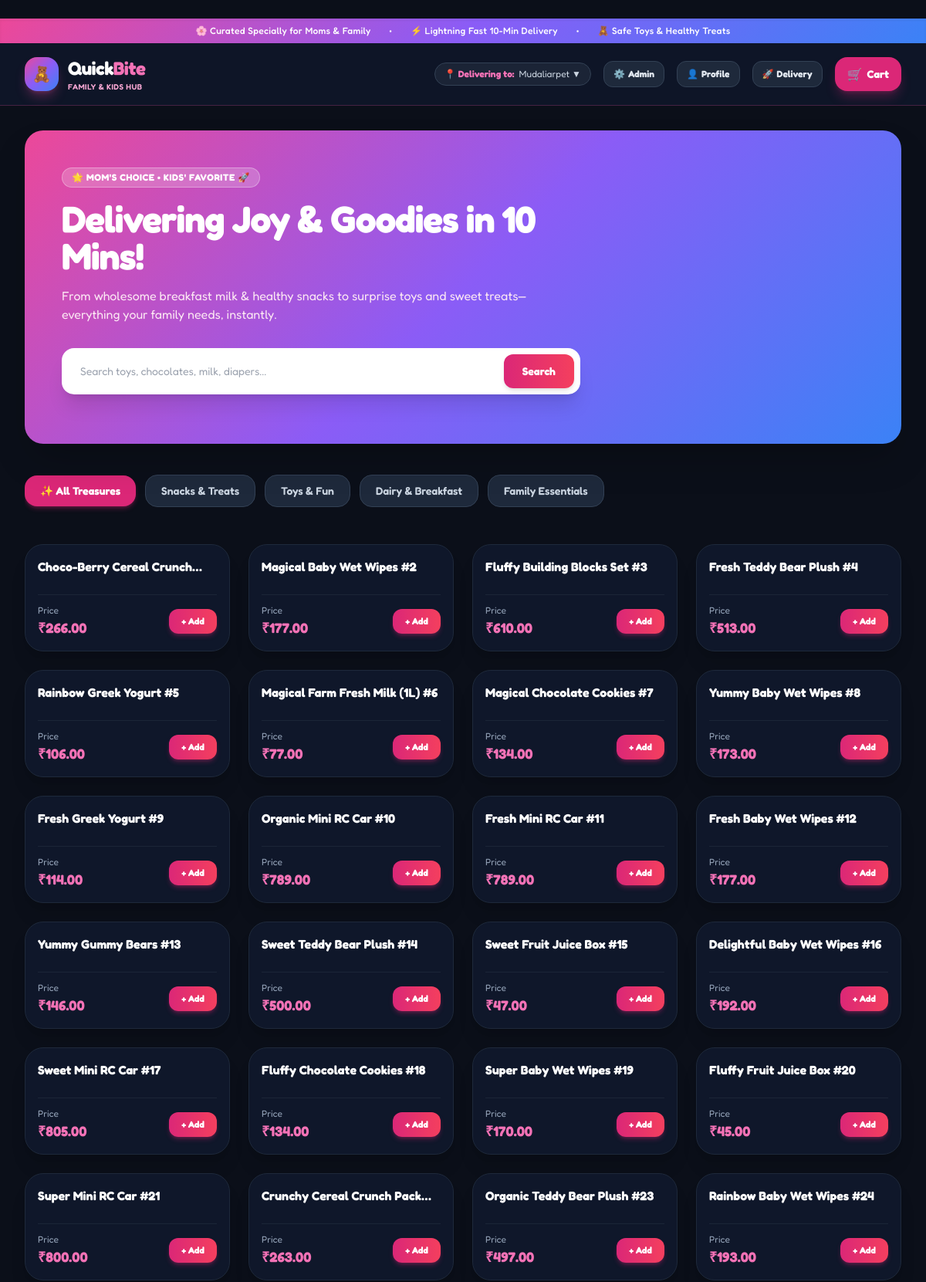
Screenshot of /products/ (upper part) with the database file from the repository.
### store/models.py (models this page shows, shortened)
class Category(models.Model):
    name = models.CharField(max_length=100)
    image = models.ImageField(upload_to='categories/', blank=True, null=True)

class Product(models.Model):
    category = models.ForeignKey(Category, on_delete=models.CASCADE)
    name = models.CharField(max_length=200)
    price = models.DecimalField(max_digits=8, decimal_places=2)
    mrp = models.DecimalField(max_digits=8, decimal_places=2)
    weight = models.CharField(max_length=50)
    image = models.ImageField(upload_to='products/', blank=True, null=True)
    stock = models.IntegerField(default=100)
    is_featured = models.BooleanField(default=False)

### store/views.py (the view)
# urls.py: path('products/', views.product_list, name='product_list'),
def product_list(request):
    products, categories = _filter_products(request)
    context = {
        'products': products,
        'categories': categories,
    }
    return render(request, 'store/product_list.html', context)

### store/views.py (called while the page is built)
def _filter_products(request):
    category_name = request.GET.get('category')
    query = request.GET.get('q', '')
    products = Product.objects.all()
    if category_name:
        products = products.filter(category__name=category_name)
    if query:
        products = products.filter(name__icontains=query)
    session_key = request.session.session_key
    for product in products:
        if request.user.is_authenticated:
            item = CartItem.objects.filter(user=request.user, product=product).first()
        elif session_key:
            item = CartItem.objects.filter(session_key=session_key, user=None, product=product).first()
        else:
            item = None
        product.user_cart_qty = item.quantity if item else 0
    return products, Category.objects.all()

### store/templates/store/product_list.html (shortened to what this page needs)
{% extends 'store/base.html' %}
{% block content %}
<div class="relative overflow-hidden rounded-3xl family-gradient p-8 md:p-12 mb-10 text-white shadow-2xl">
    <div class="relative z-10 max-w-2xl">
        <span class="bg-white/20 text-white text-xs font-bold px-3 py-1 rounded-full uppercase tracking-wider backdrop-blur-sm border border-white/30 inline-block mb-4">
            🌟 MOM'S CHOICE • KIDS' FAVORITE 🚀
        </span>
        <h1 class="text-4xl md:text-5xl font-black tracking-tight mb-4 leading-tight">
            Delivering Joy & Goodies in 10 Mins!
        </h1>
        <p class="text-pink-100 text-sm md:text-base mb-8 leading-relaxed">
            From wholesome breakfast milk & healthy snacks to surprise toys and sweet treats—everything your family needs, instantly.
        </p>
        <form method="get" class="flex items-center bg-white rounded-2xl p-2 shadow-xl">
            <input type="text" name="q" placeholder="Search toys, chocolates, milk, diapers..."
                   class="w-full px-4 py-2 text-slate-800 text-sm focus:outline-none bg-transparent">
            <button type="submit" class="bg-gradient-to-r from-pink-600 to-rose-500 text-white px-6 py-3 rounded-xl font-bold text-sm shadow-md hover:opacity-95 transition">
                Search
            </button>
        </form>
    </div>
</div>
<div class="flex items-center space-x-3 overflow-x-auto pb-4 mb-8 scrollbar-none">
    <a href="{% url 'product_list' %}" class="bg-pink-600 text-white px-5 py-2.5 rounded-2xl font-bold text-sm shadow-md shadow-pink-600/30 whitespace-nowrap">
        ✨ All Treasures
    </a>
    {% for cat in categories %}
    <a href="{% url 'product_list' %}?category={{ cat.name|urlencode }}" class="bg-slate-800 hover:bg-slate-700 text-slate-300 px-5 py-2.5 rounded-2xl font-semibold text-sm border border-slate-700 transition whitespace-nowrap">
        {{ cat.name }}
    </a>
    {% endfor %}
</div>
<div class="grid grid-cols-2 md:grid-cols-4 gap-6">
    {% for product in products %}
    <div class="bg-slate-900 border border-slate-800 rounded-3xl p-4 flex flex-col justify-between group hover:border-pink-500/40 transition shadow-xl">
        <div>
            <h3 class="font-bold text-white text-base mb-1 line-clamp-1">{{ product.name }}</h3>
        </div>
        <div class="flex items-center justify-between mt-2 pt-3 border-t border-slate-800/80">
            <div>
                <span class="text-xs text-slate-400 block">Price</span>
                <span class="text-lg font-black text-pink-400">₹{{ product.price }}</span>
            </div>
            <a href="{% url 'add_to_cart' product.id %}" class="bg-gradient-to-r from-pink-600 to-rose-500 text-white px-4 py-2 rounded-xl text-xs font-bold shadow-md shadow-pink-600/30 hover:scale-105 transition">
                + Add
            </a>
        </div>
    </div>
    {% empty %}
    <div class="col-span-full py-16 text-center">
        <div class="text-5xl mb-3">🧸🎈</div>
        <h3 class="text-lg font-bold text-slate-200">No goodies found!</h3>
        <p class="text-slate-400 text-sm">Try searching for something else like snacks or toys.</p>
    </div>
    {% endfor %}
</div>
{% endblock %}

### store/templates/store/base.html (style rules this page uses)
body { font-family: 'Fredoka', sans-serif; background-color: #0b0f19; color: #f8fafc; }
.family-gradient { background: linear-gradient(135deg, #ec4899 0%, #8b5cf6 50%, #3b82f6 100%); }

### rows the page displays
Category: name "Snacks & Treats"
Category: name "Toys & Fun"
Category: name "Dairy & Breakfast"
Category: name "Family Essentials"
Product: name "Choco-Berry Cereal…", price "266.00"
Product: name "Magical Baby Wet Wipes #2", price "177.00"
Product: name "Fluffy Building Blocks Set #3", price "610.00"
Product: name "Fresh Teddy Bear Plush #4", price "513.00"
Product: name "Rainbow Greek Yogurt #5", price "106.00"
Product: name "Magical Farm Fresh Milk (1L) #6", price "77.00"
Product: name "Magical Chocolate Cookies #7", price "134.00"
Product: name "Yummy Baby Wet Wipes #8", price "173.00"
Product: name "Fresh Greek Yogurt #9", price "114.00"
Product: name "Organic Mini RC Car #10", price "789.00"
Product: name "Fresh Mini RC Car #11", price "789.00"
Product: name "Fresh Baby Wet Wipes #12", price "177.00"
Product: name "Yummy Gummy Bears #13", price "146.00"
Product: name "Sweet Teddy Bear Plush #14", price "500.00"
Product: name "Sweet Fruit Juice Box #15", price "47.00"
Product: name "Delightful Baby Wet Wipes #16", price "192.00"
Product: name "Sweet Mini RC Car #17", price "805.00"
Product: name "Fluffy Chocolate Cookies #18", price "134.00"
Product: name "Super Baby Wet Wipes #19", price "170.00"
Product: name "Fluffy Fruit Juice Box #20", price "45.00"
Product: name "Super Mini RC Car #21", price "800.00"
Product: name "Crunchy Cereal Crunch…", price "263.00"
Product: name "Organic Teddy Bear Plush #23", price "497.00"
Product: name "Rainbow Baby Wet Wipes #24", price "193.00"
